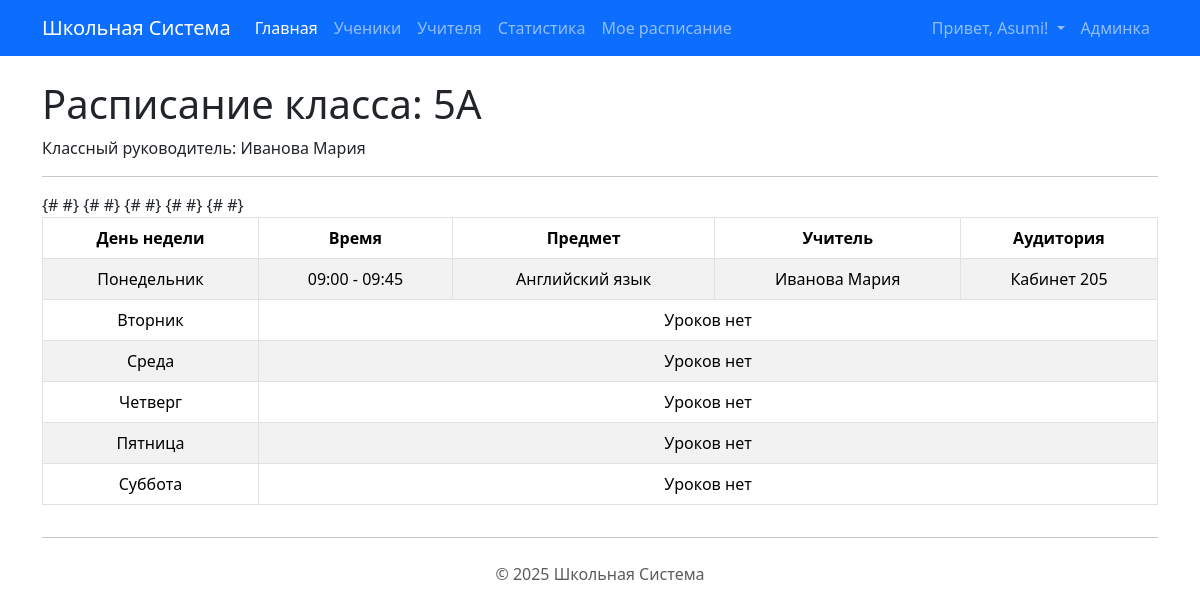
Screenshot of /classes/2/schedule/ (signed in) with the database file from the repository.
### core/models.py (models this page shows, shortened)
class Class(models.Model):
    name = models.CharField(max_length=10, unique=True, verbose_name="Название класса (н-р, 9А)")
    class_teacher = models.ForeignKey(
        Teacher,
        on_delete=models.SET_NULL, # Если учителя удалят, поле станет NULL
        null=True,
        blank=True,
        related_name='managed_classes',
        verbose_name="Классный руководитель"
    )
    class Meta:
        verbose_name = "Класс"
        verbose_name_plural = "Классы"
        ordering = ['name']

class Teacher(models.Model):
    first_name = models.CharField(max_length=100, verbose_name="Имя")
    last_name = models.CharField(max_length=100, verbose_name="Фамилия")
    email = models.EmailField(max_length=254, unique=True, blank=True, null=True, verbose_name="Email")
    phone_number = models.CharField(max_length=20, blank=True, null=True, verbose_name="Номер телефона")
    subjects = models.ManyToManyField(Subject, related_name='teachers', verbose_name="Предметы")
    photo = models.ImageField(upload_to='teachers_photos/', blank=True, null=True, verbose_name="Фото")
    class Meta:
        verbose_name = "Учитель"
        verbose_name_plural = "Учителя"
        ordering = ['last_name', 'first_name']
    def __str__(self):
        return f"{self.last_name} {self.first_name}"

class Lesson(models.Model):
    class DayOfWeek(models.IntegerChoices):
        MONDAY = 1, 'Понедельник'
        TUESDAY = 2, 'Вторник'
        WEDNESDAY = 3, 'Среда'
        THURSDAY = 4, 'Четверг'
        FRIDAY = 5, 'Пятница'
        SATURDAY = 6, 'Суббота'
    day_of_week = models.IntegerField(choices=DayOfWeek.choices, verbose_name="День недели")
    start_time = models.TimeField(verbose_name="Время начала")
    end_time = models.TimeField(verbose_name="Время окончания")
    subject = models.ForeignKey(Subject, on_delete=models.CASCADE, related_name='lessons', verbose_name="Предмет")
    teacher = models.ForeignKey(Teacher, on_delete=models.CASCADE, related_name='lessons', verbose_name="Учитель")
    assigned_class = models.ForeignKey(Class, on_delete=models.CASCADE, related_name='lessons', verbose_name="Класс")
    auditory = models.ForeignKey(Auditory, on_delete=models.SET_NULL, null=True, blank=True, related_name='lessons', verbose_name="Аудитория")
    class Meta:
        verbose_name = "Урок"
        verbose_name_plural = "Уроки"
        unique_together = [['day_of_week', 'start_time', 'assigned_class']] # У класса не может быть 2 урока одновременно
        ordering = ['day_of_week', 'start_time']

class Subject(models.Model):
    name = models.CharField(max_length=100, unique=True, verbose_name="Название предмета")
    class Meta:
        verbose_name = "Предмет"
        verbose_name_plural = "Предметы"
        ordering = ['name']

class Auditory(models.Model):
    name = models.CharField(max_length=50, unique=True, verbose_name="Название/Номер аудитории")
    class Meta:
        verbose_name = "Аудитория"
        verbose_name_plural = "Аудитории"
        ordering = ['name']

### core/views.py (the view)
# urls.py: path('classes/<int:class_id>/schedule/', views.class_schedule, name='class_schedule'),
@login_required
@user_passes_test(is_staff_or_teacher)
def class_schedule(request, class_id):
    class_obj = get_object_or_404(Class, pk=class_id)
    lessons_query = Lesson.objects.filter(assigned_class=class_obj).order_by('day_of_week', 'start_time')
    schedule = defaultdict(lambda: defaultdict(list))
    schedule_by_day = defaultdict(list)
    for lesson in lessons_query:
        schedule_by_day[lesson.day_of_week].append(lesson)
    days = Lesson.DayOfWeek.choices
    context = {
        'class_obj': class_obj,
        'schedule_by_day': dict(schedule_by_day), # Преобразуем в обычный dict для шаблона
        'days': days, # Передаем список дней недели
        'page_title': f'Расписание класса {class_obj.name}',
    }
    return render(request, 'core/class_schedule.html', context)

### core/templatetags/schedule_tags.py (called while the page is built)
@register.filter
def get_item(dictionary, key):
    return dictionary.get(key)

@register.filter(name='in_group') # <<< Регистрируем новый фильтр
def in_group(user, group_name):
    if not user.is_authenticated:
        return False
    try:
        group = Group.objects.get(name=group_name)
        return group in user.groups.all()
    except Group.DoesNotExist:
        return False

### core/views.py (called while the page is built)
def is_staff_or_teacher(user):
    return user.is_authenticated and (user.is_staff or user.groups.filter(name='Teachers').exists())

### templates/core/class_schedule.html (shortened to what this page needs)
{% extends "base.html" %}
{% load schedule_tags %}
{% block content %}
<h1>Расписание класса: {{ class_obj.name }}</h1>
{% if class_obj.class_teacher %}
    <p>Классный руководитель: {{ class_obj.class_teacher }}</p>
{% endif %}
<hr>
{% if schedule_by_day %}
  <div class="table-responsive">
    <table class="table table-bordered table-striped text-center">
      <thead>
        <tr>
          <th>День недели</th>
          <th>Время</th>
          <th>Предмет</th>
          <th>Учитель</th>
          <th>Аудитория</th>
        </tr>
      </thead>
      <tbody>
        {% for day_code, day_name in days %}
          {% with lessons_for_day=schedule_by_day|get_item:day_code %}
            {% if lessons_for_day %}
              {% for lesson in lessons_for_day %}
                <tr>
                  {% if forloop.first %}
                    <td rowspan="{{ lessons_for_day|length }}">{{ day_name }}</td>
                  {% endif %}
                  <td>{{ lesson.start_time|time:"H:i" }} - {{ lesson.end_time|time:"H:i" }}</td>
                  <td>{{ lesson.subject.name }}</td>
                  <td>{{ lesson.teacher }}</td>
                  <td>{{ lesson.auditory.name|default:"N/A" }}</td>
                </tr>
              {% endfor %}
            {% else %}
              <tr>
                <td>{{ day_name }}</td>
                <td colspan="4">Уроков нет</td>
              </tr>
            {% endif %}
          {% endwith %}
        {% endfor %}
      </tbody>
    </table>
  </div>
{% else %}
  <p>Для этого класса расписание еще не составлено.</p>
{% endif %}
<hr>
{% endblock %}

### templates/base.html (shortened to what this page needs)
{% load static %}
{% load schedule_tags %}
<!doctype html>
<html lang="ru">
<head>
  <link href="https://cdn.jsdelivr.net/npm/bootstrap@5.3.3/dist/css/bootstrap.min.css" rel="stylesheet">
</head>
<body>
  <nav class="navbar navbar-expand-lg navbar-dark bg-primary mb-4">
    <div class="container">
      <a class="navbar-brand" href="{% url 'core:index' %}">Школьная Система</a>
      <div class="collapse navbar-collapse" id="navbarNav">
        <ul class="navbar-nav me-auto mb-2 mb-lg-0">
        <li class="nav-item">
          <a class="nav-link active" aria-current="page" href="{% url 'core:index' %}">Главная</a>
        </li>
        {% if user.is_staff or user|in_group:'Teachers' %}
          <li class="nav-item">
             <a class="nav-link" href="{% url 'core:student_list' %}">Ученики</a>
          </li>
          <li class="nav-item">
             <a class="nav-link" href="{% url 'core:teacher_list' %}">Учителя</a>
          </li>
          <li class="nav-item">
             <a class="nav-link" href="{% url 'core:school_statistics' %}">Статистика</a>
          </li>
        {% endif %}
        {% if user.is_authenticated %}
        <li class="nav-item">
          <a class="nav-link" href="{% url 'core:my_schedule' %}">Мое расписание</a>
        </li>
        {% endif %}
      </ul>
        <ul class="navbar-nav ms-auto">
            {% if user.is_authenticated %}
                <li class="nav-item dropdown">
                  <a class="nav-link dropdown-toggle" href="#" id="navbarDropdownUser" role="button" data-bs-toggle="dropdown" aria-expanded="false">
                    Привет, {{ user.username }}!
                  </a>
                </li>
                 {% if user.is_staff %}
                 <li class="nav-item">
                     <a class="nav-link" href="/admin/">Админка</a>
                 </li>
                 {% endif %}
            {% endif %}
        </ul>
      </div>
    </div>
  </nav>
  <div class="container">
    {% block content %}
    {% endblock %}
  </div>
  <footer class="mt-4 text-center text-muted">
    <p>&copy; {% now "Y" %} Школьная Система</p>
  </footer>
</body>
</html>

### rows the page displays
Class: name "5А", class_teacher "Иванова Мария"
Lesson: day_name "Понедельник", start_time "09:00", end_time "09:45", subject.name "Английский язык", teacher "Иванова Мария", auditory.name "Кабинет 205"

### other values shown
{{ user.username }} "Asumi"
{{ day_name }} "Вторник" "Среда" "Четверг" "Пятница" "Суббота"
